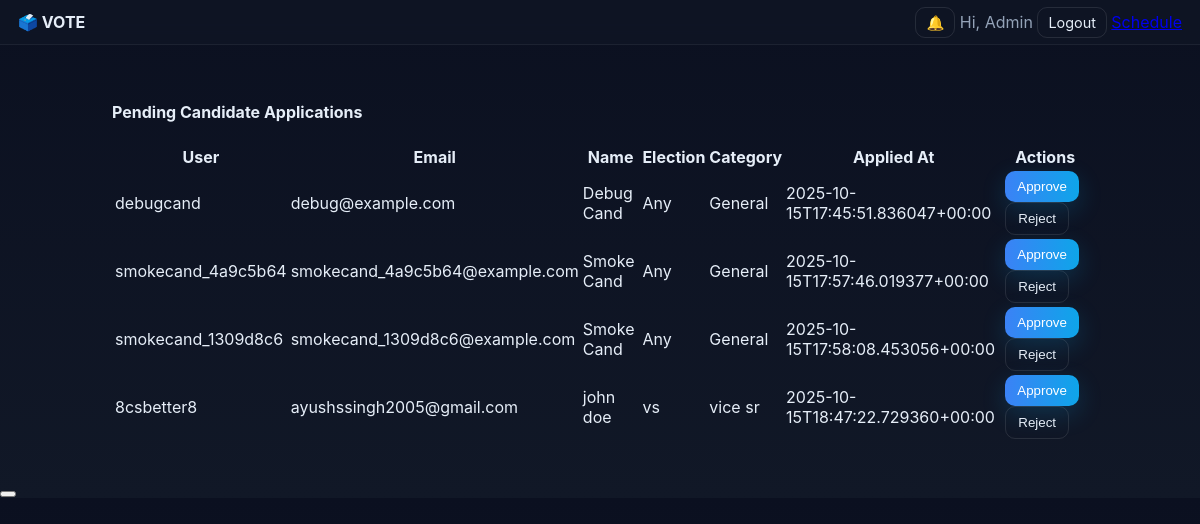
The page /admin/candidate_applications (signed in) on the database its author committed.
### tables this page shows
CREATE TABLE candidate_applications(
  id INTEGER PRIMARY KEY AUTOINCREMENT,
  user_id INTEGER NOT NULL,
  election_id INTEGER,
  name TEXT NOT NULL,
  category TEXT NOT NULL,
  photo TEXT,
  status TEXT NOT NULL CHECK(status IN ('pending','approved','rejected')) DEFAULT 'pending',
  applied_at TEXT,
  approved_by INTEGER,
  approved_at TEXT,
  candidate_id INTEGER,
  FOREIGN KEY(user_id) REFERENCES users(id) ON DELETE CASCADE,
  FOREIGN KEY(election_id) REFERENCES elections(id) ON DELETE SET NULL,
  FOREIGN KEY(approved_by) REFERENCES users(id) ON DELETE SET NULL,
  FOREIGN KEY(candidate_id) REFERENCES candidates(id) ON DELETE SET NULL
);

CREATE TABLE users (
    id INTEGER PRIMARY KEY AUTOINCREMENT,
    name TEXT NOT NULL,
    email TEXT UNIQUE,
    username TEXT UNIQUE NOT NULL,
    password TEXT NOT NULL,
    role TEXT NOT NULL,
    id_number TEXT
);

CREATE TABLE elections (
    id INTEGER PRIMARY KEY AUTOINCREMENT,
    title TEXT,
    year INTEGER,
    category TEXT NOT NULL,
    start_time TEXT NOT NULL,
    end_time TEXT NOT NULL,
    created_by INTEGER,
    candidate_limit INTEGER
);

### app.py (the view)
@app.route('/admin/candidate_applications')
@login_required(role='admin')
def admin_candidate_applications():
    rows = query("SELECT a.*, u.username, u.email, e.title AS election_title FROM candidate_applications a JOIN users u ON u.id=a.user_id LEFT JOIN elections e ON e.id=a.election_id WHERE a.status='pending' ORDER BY a.applied_at ASC")
    return render_template('admin_candidate_applications.html', apps=rows)

### app.py (called while the page is built)
def get_db():
    conn = sqlite3.connect('voting.db')
    conn.row_factory = sqlite3.Row
    return conn

def exec_sql(sql, args=(), fetch=False, one=False):
    db = get_db()
    cur = db.execute(sql, args)
    if fetch:
        rows = cur.fetchall()
        cur.close()
        return rows[0] if one and rows else rows
    else:
        db.commit()
        last = cur.lastrowid
        cur.close()
        return last

def query(sql, args=(), one=False):
    return exec_sql(sql, args, fetch=True, one=one)

def login_required(role=None):
    def deco(f):
        @wraps(f)
        def wrap(*args, **kwargs):
            if "user_id" not in session:
                flash("Please login first.", "warn")
                return redirect(url_for("login"))
            if role and session.get("role") != role:
                flash("Not authorized.", "error")
                return redirect(url_for("index"))
            return f(*args, **kwargs)
        return wrap
    return deco

@app.context_processor
def inject_unread_notifications():
    try:
        uid = session.get('user_id')
        if not uid:
            return {}
        row = query('SELECT COUNT(*) AS c FROM notifications WHERE user_id=? AND read=0', (uid,), one=True)
        return {'unread_notifications': row['c'] if row else 0}
    except Exception:
        return {'unread_notifications': 0}

### templates/admin_candidate_applications.html (shortened to what this page needs)
{% extends "base.html" %}
{% block content %}
<h4>Pending Candidate Applications</h4>
<table>
  <tr><th>User</th><th>Email</th><th>Name</th><th>Election</th><th>Category</th><th>Applied At</th><th>Actions</th></tr>
  {% for a in apps %}
  <tr>
    <td>{{ a.username }}</td>
    <td>{{ a.email }}</td>
    <td>{{ a.name }}</td>
    <td>{{ a.election_title or 'Any' }}</td>
    <td>{{ a.category }}</td>
    <td>{{ a.applied_at }}</td>
    <td>
      <form method="post" action="{{ url_for('admin_approve_candidate') }}" style="display:inline">
        <button class="btn primary">Approve</button>
      </form>
      <form method="post" action="{{ url_for('admin_reject_candidate') }}" style="display:inline">
        <button class="btn">Reject</button>
      </form>
    </td>
  </tr>
  {% else %}
  <tr><td colspan="7">No pending applications</td></tr>
  {% endfor %}
</table>
{% endblock %}

### templates/base.html (shortened to what this page needs)
<!doctype html>
<html lang="en">
<head>
  <link rel="stylesheet" href="{{ url_for('static', filename='style.css') }}">
  <link rel="stylesheet" href="{{ url_for('static', filename='css/mobile_patch.css') }}">
</head>
{% set _flashes = get_flashed_messages(with_categories=true) %}
<body data-theme="dark" data-flashes='{{ _flashes|tojson|e }}'>
  <nav class="topbar">
    <div class="brand">🗳️ VOTE</div>
    <div class="nav-right">
      {% if session.get('user_id') %}
        {% if unread_notifications and unread_notifications > 0 %}
          <a class="btn small" href="{{ url_for('candidate_profile') }}">🔔 <span class="badge">{{ unread_notifications }}</span></a>
        {% else %}
          <a class="btn small" href="{{ url_for('candidate_profile') }}">🔔</a>
        {% endif %}
        <span class="muted">Hi, <span class="muted">
  {% if session.get('user') and session['user'].get('role') == 'admin' %}
    Admin
  {% elif session.get('user') and session['user'].get('username') %}
    {{ session['user'].get('username') }}
  {% elif session.get('username') %}
    {{ session['username'] }}
  {% else %}
    Guest
  {% endif %}
</span></span>
        <a class="btn small" href="{{ url_for('logout') }}">Logout</a>
  {% if session.get('user') and session['user'].get('role')=='admin' %}
    <a class="nav-link" href="{{ url_for('schedule') }}">Schedule</a>
  {% endif %}
      {% else %}
        <a class="btn small" href="{{ url_for('login') }}">Login</a>
        <a class="btn small" href="{{ url_for('signup') }}">Sign up</a>
      {% endif %}
    </div>
  </nav>
  <main class="container">
    {% block content %}{% endblock %}
  </main>
<div class="position-fixed bottom-0 end-0 p-3" style="z-index:1080">
  <div id="appToast" class="toast align-items-center text-bg-success border-0" role="alert" aria-live="assertive" aria-atomic="true">
    <div class="d-flex">
      <button type="button" class="btn-close btn-close-white me-2 m-auto" data-bs-dismiss="toast" aria-label="Close"></button>
    </div>
  </div>
</div>
</body>
</html>

### static/style.css (style rules this page uses)
:root { --bg-dark:#0b1020; --panel:#12182b; --muted:#94a3b8; --text:#e6eef8; --accent:#60a5fa; }
* { box-sizing:border-box }
body[data-theme="dark"] { background:linear-gradient(180deg,#0b1020 0,#111827 100%);color:var(--text);margin:0;font-family:Inter,system-ui,Segoe UI,Arial }
.container { max-width:1000px;margin:24px auto;padding:12px }
.topbar { display:flex;justify-content:space-between;align-items:center;padding:12px 18px;position:sticky;top:0;background:rgba(17,24,39,.6);backdrop-filter:blur(8px);border-bottom:1px solid rgba(255,255,255,.06) }
.brand { font-weight:700 }
.btn { padding:8px 12px;border-radius:10px;border:1px solid rgba(255,255,255,.1);background:transparent;color:inherit;text-decoration:none;cursor:pointer }
.btn.primary { background:linear-gradient(90deg,#3b82f6,#0ea5e9);color:#fff;border:none;box-shadow:0 8px 24px rgba(14,165,233,.2) }
.btn.small { padding:6px 10px;font-size:.9rem }
.muted { color:var(--muted) }

### rows shown on the page
candidate_applications: username "debugcand", email "debug@example.com", name "Debug Cand", election_title "Any", category "General", applied_at "2025-10-15T17:45:51.836047+00:00"
candidate_applications: username "smokecand_4a9c5b64", email "smokecand_4a9c5b64@example.com", name "Smoke Cand", election_title "Any", category "General", applied_at "2025-10-15T17:57:46.019377+00:00"
candidate_applications: username "smokecand_1309d8c6", email "smokecand_1309d8c6@example.com", name "Smoke Cand", election_title "Any", category "General", applied_at "2025-10-15T17:58:08.453056+00:00"
candidate_applications: username "8csbetter8", email "ayushssingh2005@gmail.com", name "john doe", title "vs", category "vice sr", applied_at "2025-10-15T18:47:22.729360+00:00"
